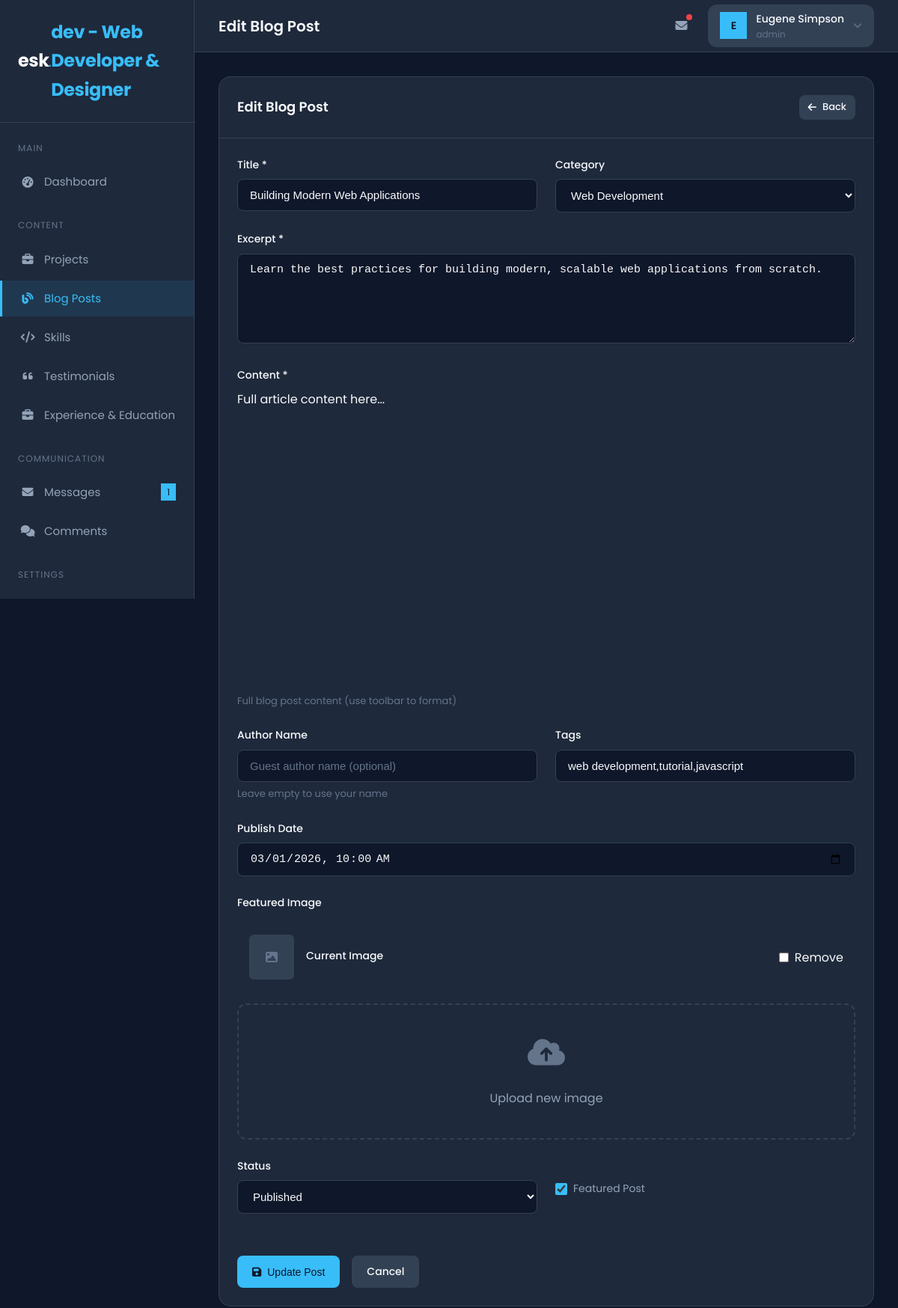
The app's page /admin/edit_post.php?id=1 (signed in) with its own data.
### tables this page shows
CREATE TABLE `users` (
  `id` INT(11) NOT NULL AUTO_INCREMENT,
  `username` VARCHAR(50) NOT NULL,
  `email` VARCHAR(100) NOT NULL,
  `password` VARCHAR(255) NOT NULL,
  `full_name` VARCHAR(100) NOT NULL,
  `role` ENUM('admin', 'editor') DEFAULT 'admin',
  `avatar` VARCHAR(255) DEFAULT NULL,
  `created_at` TIMESTAMP DEFAULT CURRENT_TIMESTAMP,
  `updated_at` TIMESTAMP DEFAULT CURRENT_TIMESTAMP ON UPDATE CURRENT_TIMESTAMP,
  PRIMARY KEY (`id`),
  UNIQUE KEY `username` (`username`),
  UNIQUE KEY `email` (`email`)
);

CREATE TABLE `blog_posts` (
  `id` INT(11) NOT NULL AUTO_INCREMENT,
  `title` VARCHAR(255) NOT NULL,
  `slug` VARCHAR(255) NOT NULL,
  `excerpt` TEXT,
  `content` TEXT NOT NULL,
  `image` VARCHAR(255) DEFAULT NULL,
  `author_id` INT(11) DEFAULT 1,
  `category_id` INT(11) DEFAULT NULL,
  `tags` VARCHAR(255) DEFAULT NULL,
  `view_count` INT(11) DEFAULT 0,
  `featured` TINYINT(1) DEFAULT 0,
  `status` ENUM('draft', 'published') DEFAULT 'draft',
  `published_at` DATETIME DEFAULT NULL,
  `created_at` TIMESTAMP DEFAULT CURRENT_TIMESTAMP,
  `updated_at` TIMESTAMP DEFAULT CURRENT_TIMESTAMP ON UPDATE CURRENT_TIMESTAMP,
  PRIMARY KEY (`id`),
  UNIQUE KEY `slug` (`slug`),
  KEY `author_id` (`author_id`),
  KEY `category_id` (`category_id`),
  CONSTRAINT `blog_posts_ibfk_1` FOREIGN KEY (`author_id`) REFERENCES `users` (`id`) ON DELETE SET NULL,
  CONSTRAINT `blog_posts_ibfk_2` FOREIGN KEY (`category_id`) REFERENCES `categories` (`id`) ON DELETE SET NULL
);

CREATE TABLE `categories` (
  `id` INT(11) NOT NULL AUTO_INCREMENT,
  `name` VARCHAR(100) NOT NULL,
  `slug` VARCHAR(100) NOT NULL,
  `description` TEXT,
  `created_at` TIMESTAMP DEFAULT CURRENT_TIMESTAMP,
  PRIMARY KEY (`id`),
  UNIQUE KEY `slug` (`slug`)
);

### includes/db.php (called while the page is built, shortened)
<?php
class Database {
    private static $instance = null;
    private $connection;
    private function __construct() {
        try {
            $dsn = "mysql:host=" . DB_HOST . ";dbname=" . DB_NAME . ";charset=utf8mb4";
            $options = [
                PDO::ATTR_ERRMODE => PDO::ERRMODE_EXCEPTION,
                PDO::ATTR_DEFAULT_FETCH_MODE => PDO::FETCH_ASSOC,
                PDO::ATTR_EMULATE_PREPARES => false,
            ];
            $this->connection = new PDO($dsn, DB_USER, DB_PASS, $options);
        } catch (PDOException $e) {
            die("Database connection failed: " . $e->getMessage());
        }
    }
    public static function getInstance() {
        if (self::$instance === null) {
            self::$instance = new self();
        }
        return self::$instance;
    }
    public function query($sql, $params = []) {
        try {
            $stmt = $this->connection->prepare($sql);
            $stmt->execute($params);
            return $stmt;
        } catch (PDOException $e) {
            throw new Exception($e->getMessage());
        }
    }
    public function fetchAll($sql, $params = []) {
        $stmt = $this->query($sql, $params);
        return $stmt->fetchAll();
    }
    public function fetchOne($sql, $params = []) {
        $stmt = $this->query($sql, $params);
        return $stmt->fetch();
    }
    public function count($table, $where = '1=1', $params = []) {
        $sql = "SELECT COUNT(*) as total FROM {$table} WHERE {$where}";
        $result = $this->fetchOne($sql, $params);
        return $result['total'] ?? 0;
    }
}
function db() {
    return Database::getInstance();
}

### includes/auth.php (called while the page is built, shortened)
<?php
require_once __DIR__ . '/db.php';
require_once __DIR__ . '/helpers.php';
function isLoggedIn() {
    return isset($_SESSION['user_id']) && !empty($_SESSION['user_id']);
}
function getCurrentUser() {
    return db()->fetchOne(
        "SELECT id, username, email, full_name, role, avatar FROM users WHERE id = ?",
        [$_SESSION['user_id']]
    );
}

### admin/edit_post.php (the view, shortened to what this page needs)
<?php
require_once '../includes/db.php';
require_once '../includes/helpers.php';
require_once '../includes/auth.php';
$pageTitle = 'Edit Blog Post';
$id = isset($_GET['id']) ? (int)$_GET['id'] : 0;
$post = db()->fetchOne("SELECT * FROM blog_posts WHERE id = ?", [$id]);
$categories = db()->fetchAll("SELECT * FROM categories ORDER BY name ASC");
?>
<?php require_once 'header.php'; ?>
<div class="card">
    <div class="card-header">
        <h3 class="card-title">Edit Blog Post</h3>
        <a href="manage_blog.php" class="btn btn-sm btn-secondary">
            <i class="fas fa-arrow-left"></i> Back
        </a>
    </div>
    <div class="card-body">
        <form action="" method="POST" enctype="multipart/form-data">
            <div class="form-row">
                <div class="form-group">
                    <label class="form-label">Title *</label>
                    <input type="text" name="title" class="form-control" value="<?php echo escape($post['title']); ?>" required>
                </div>
                <div class="form-group">
                    <label class="form-label">Category</label>
                    <select name="category_id" class="form-select">
                        <?php foreach ($categories as $cat): ?>
                            <option value="<?php echo $cat['id']; ?>" <?php echo $post['category_id'] == $cat['id'] ? 'selected' : ''; ?>>
                                <?php echo escape($cat['name']); ?>
                            </option>
                        <?php endforeach; ?>
                    </select>
                </div>
            </div>
            <div class="form-group">
                <label class="form-label">Excerpt *</label>
                <textarea name="excerpt" class="form-control" rows="3" required><?php echo escape($post['excerpt']); ?></textarea>
            </div>
            <div class="form-group">
                <label class="form-label">Content *</label>
                <div id="contentEditor"><?php echo $post['content']; ?></div>
                <div class="form-hint">Full blog post content (use toolbar to format)</div>
            </div>
            <div class="form-row">
                <div class="form-group">
                    <label class="form-label">Author Name</label>
                    <input type="text" name="author_name" class="form-control" value="<?php echo escape($post['author_name'] ?? ''); ?>" placeholder="Guest author name (optional)">
                    <div class="form-hint">Leave empty to use your name</div>
                </div>
                <div class="form-group">
                    <label class="form-label">Tags</label>
                    <input type="text" name="tags" class="form-control" value="<?php echo escape($post['tags'] ?? ''); ?>" placeholder="web development tutorial">
                </div>
            </div>
            <div class="form-group">
                <label class="form-label">Publish Date</label>
                <input type="datetime-local" name="published_at" class="form-control"
                       value="<?php echo $post['published_at'] ? date('Y-m-d\TH:i', strtotime($post['published_at'])) : ''; ?>">
            </div>
            <div class="form-group">
                <label class="form-label">Featured Image</label>
                <?php if ($post['image']): ?>
                    <div class="file-preview" style="margin-bottom: 1rem;">
                        <div style="width: 60px; height: 60px; background: var(--bg-tertiary); border-radius: var(--radius-sm); display: flex; align-items: center; justify-content: center;">
                            <i class="fas fa-image" style="color: var(--text-muted);"></i>
                        </div>
                        <div class="file-preview-info">
                            <div class="file-preview-name">Current Image</div>
                        </div>
                        <label style="display: flex; align-items: center; gap: 0.5rem; cursor: pointer;">
                            <input type="checkbox" name="remove_image" value="1"> Remove
                        </label>
                    </div>
                <?php endif; ?>
                <div class="file-upload" id="fileUpload">
                    <div class="file-upload-icon">
                        <i class="fas fa-cloud-upload-alt"></i>
                    </div>
                    <div class="file-upload-text">
                        <?php echo $post['image'] ? 'Upload new image' : 'Click to upload image'; ?>
                    </div>
                </div>
            </div>
            <div class="form-row" style="margin-top: 1rem;">
                <div class="form-group">
                    <label class="form-label">Status</label>
                    <select name="status" class="form-select">
                        <option value="published" <?php echo $post['status'] === 'published' ? 'selected' : ''; ?>>Published</option>
                    </select>
                </div>
                <div class="form-group">
                    <label class="form-label">&nbsp;</label>
                    <div class="checkbox-wrapper" style="margin-top: 0.5rem;">
                        <input type="checkbox" name="featured" id="featured" value="1" <?php echo $post['featured'] ? 'checked' : ''; ?>>
                        <label for="featured">Featured Post</label>
                    </div>
                </div>
            </div>
            <div style="display: flex; gap: 1rem; margin-top: 2rem;">
                <button type="submit" class="btn btn-primary">
                    <i class="fas fa-save"></i> Update Post
                </button>
                <a href="manage_blog.php" class="btn btn-secondary">
                    Cancel
                </a>
            </div>
        </form>
    </div>
</div>
<link href="https://cdn.quilljs.com/1.3.6/quill.snow.css" rel="stylesheet">
<?php require_once 'footer.php'; ?>

### admin/header.php (shortened to what this page needs)
<?php
require_once '../includes/helpers.php';
$currentPage = basename($_SERVER['PHP_SELF'], '.php');
$unreadMessages = db()->count('messages', "status = 'unread'");
$user = getCurrentUser();
$displayName = getSetting('name', $user['full_name'] ?? 'Admin');
$siteName = getSetting('site_name', 'esk.dev');
?>
<!DOCTYPE html>
<html lang="en">
<head>
    <link rel="stylesheet" href="https://cdnjs.cloudflare.com/ajax/libs/font-awesome/6.4.0/css/all.min.css">
    <link rel="stylesheet" href="<?php echo SITE_URL; ?>/assets/css/admin.css">
</head>
<body>
    <div class="admin-wrapper">
        <aside class="sidebar" id="sidebar">
            <div class="sidebar-header">
                <a href="<?php echo ADMIN_URL; ?>/dashboard.php" class="sidebar-logo">
                    <?php echo formatLogo($siteName); ?>
                </a>
            </div>
            <nav class="sidebar-nav">
                <div class="nav-section">
                    <div class="nav-section-title">Main</div>
                    <ul class="nav-list">
                        <li class="nav-item">
                            <a href="<?php echo ADMIN_URL; ?>/dashboard.php" class="nav-link <?php echo $currentPage === 'dashboard' ? 'active' : ''; ?>">
                                <i class="fas fa-tachometer-alt"></i>
                                <span>Dashboard</span>
                            </a>
                        </li>
                    </ul>
                </div>
                <div class="nav-section">
                    <div class="nav-section-title">Content</div>
                    <ul class="nav-list">
                        <li class="nav-item">
                            <a href="<?php echo ADMIN_URL; ?>/manage_projects.php" class="nav-link <?php echo $currentPage === 'manage_projects' || $currentPage === 'add_project' || $currentPage === 'edit_project' ? 'active' : ''; ?>">
                                <i class="fas fa-briefcase"></i>
                                <span>Projects</span>
                            </a>
                        </li>
                        <li class="nav-item">
                            <a href="<?php echo ADMIN_URL; ?>/manage_blog.php" class="nav-link <?php echo $currentPage === 'manage_blog' || $currentPage === 'add_post' || $currentPage === 'edit_post' ? 'active' : ''; ?>">
                                <i class="fas fa-blog"></i>
                                <span>Blog Posts</span>
                            </a>
                        </li>
                        <li class="nav-item">
                            <a href="<?php echo ADMIN_URL; ?>/manage_skills.php" class="nav-link <?php echo $currentPage === 'manage_skills' ? 'active' : ''; ?>">
                                <i class="fas fa-code"></i>
                                <span>Skills</span>
                            </a>
                        </li>
                        <li class="nav-item">
                            <a href="<?php echo ADMIN_URL; ?>/manage_testimonials.php" class="nav-link <?php echo $currentPage === 'manage_testimonials' ? 'active' : ''; ?>">
                                <i class="fas fa-quote-left"></i>
                                <span>Testimonials</span>
                            </a>
                        </li>
                        <li class="nav-item">
                            <a href="<?php echo ADMIN_URL; ?>/manage_experience.php" class="nav-link <?php echo $currentPage === 'manage_experience' ? 'active' : ''; ?>">
                                <i class="fas fa-briefcase"></i>
                                <span>Experience & Education</span>
                            </a>
                        </li>
                    </ul>
                </div>
                <div class="nav-section">
                    <div class="nav-section-title">Communication</div>
                    <ul class="nav-list">
                        <li class="nav-item">
                            <a href="<?php echo ADMIN_URL; ?>/manage_messages.php" class="nav-link <?php echo $currentPage === 'manage_messages' ? 'active' : ''; ?>">
                                <i class="fas fa-envelope"></i>
                                <span>Messages</span>
                                <?php if ($unreadMessages > 0): ?>
                                    <span class="nav-badge"><?php echo $unreadMessages; ?></span>
                                <?php endif; ?>
                            </a>
                        </li>
                        <li class="nav-item">
                            <a href="<?php echo ADMIN_URL; ?>/manage_comments.php" class="nav-link <?php echo $currentPage === 'manage_comments' ? 'active' : ''; ?>">
                                <i class="fas fa-comments"></i>
                                <span>Comments</span>
                            </a>
                        </li>
                    </ul>
                </div>
                <div class="nav-section">
                    <div class="nav-section-title">Settings</div>
                    <ul class="nav-list">
                        <li class="nav-item">
                            <a href="<?php echo ADMIN_URL; ?>/settings.php" class="nav-link <?php echo $currentPage === 'settings' ? 'active' : ''; ?>">
                            </a>
                        </li>
                    </ul>
                </div>
            </nav>
        </aside>
        <main class="main-content">
            <header class="admin-header">
                <div class="header-left">
                    <h1 class="header-title"><?php echo isset($pageTitle) ? $pageTitle : 'Dashboard'; ?></h1>
                </div>
                <div class="header-right">
                    <div class="header-actions">
                        <a href="<?php echo ADMIN_URL; ?>/manage_messages.php" class="header-btn" title="Messages">
                            <i class="fas fa-envelope"></i>
                            <?php if ($unreadMessages > 0): ?>
                                <span class="badge"></span>
                            <?php endif; ?>
                        </a>
                    </div>
                    <div class="user-dropdown" id="userDropdown">
                        <div class="user-avatar">
                            <?php echo strtoupper(substr($displayName, 0, 1)); ?>
                        </div>
                        <div class="user-info">
                            <span class="user-name"><?php echo escape($displayName); ?></span>
                            <span class="user-role"><?php echo escape($user['role'] ?? 'admin'); ?></span>
                        </div>
                        <i class="fas fa-chevron-down" style="font-size: 0.75rem; color: var(--text-muted);"></i>
                    </div>
                </div>
            </header>
            <div class="admin-body">

### records on screen
users: full_name "Eugene Simpson", role "admin"
blog_posts: title "Building Modern Web Applications", category_id "Web Development", excerpt "Learn the best practices for building modern, scalable web applications from scratch.", content "Full article content here...", tags "web development,tutorial,javascript", published_at "03/01/2026 10:00", status "Published", featured "☑"

### other values on screen
$parts[0] "esk"
$parts[1] "dev - Web Developer & Designer"
$unreadMessages "1"
$pageTitle "Edit Blog Post"
substr($displayName, 0, 1) "E"
